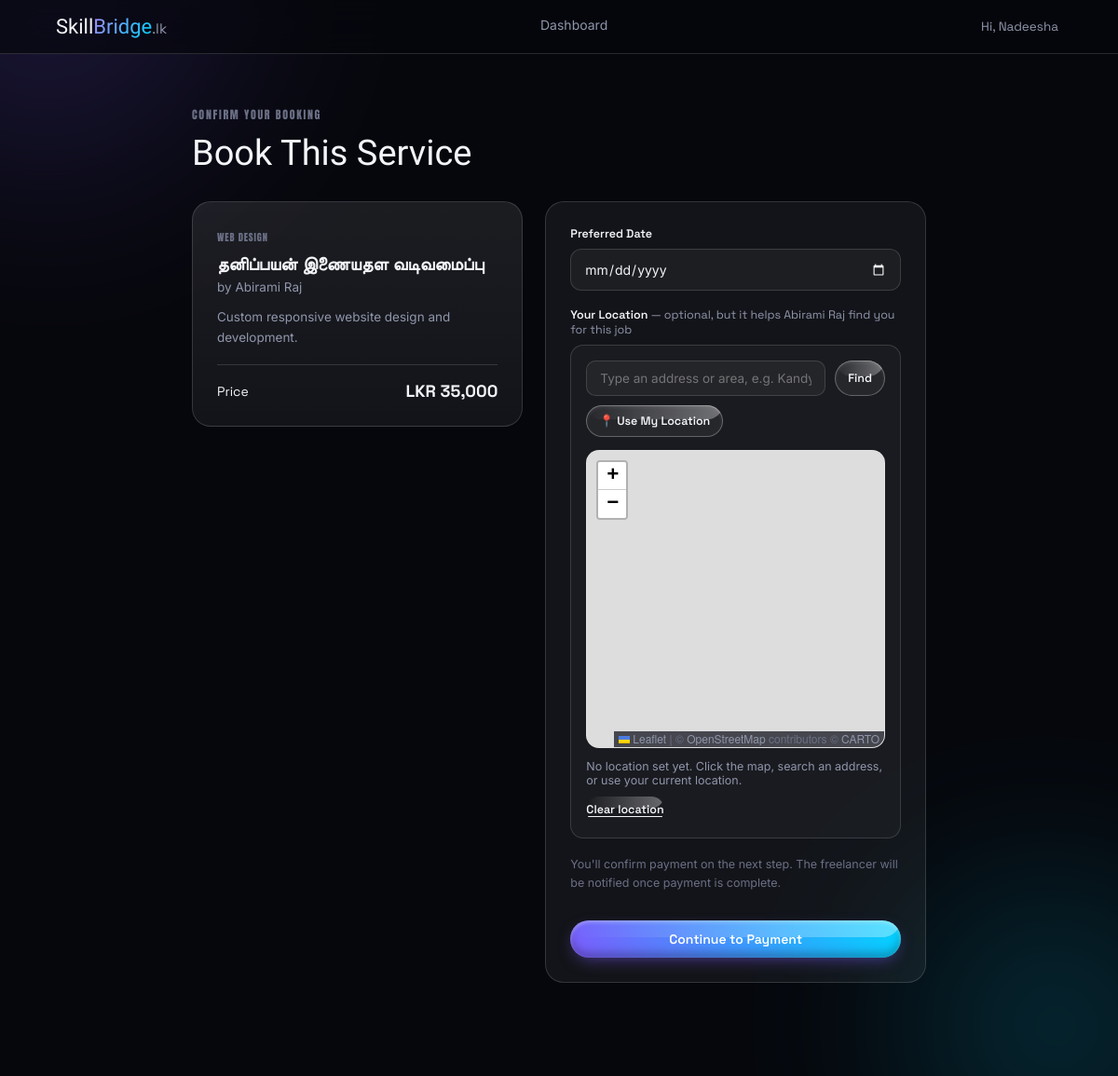
Page /tamil/booking.php?service=3 (signed in) on the committed database.
### tables this page shows
CREATE TABLE `services` (
  `service_id` int(10) UNSIGNED NOT NULL,
  `profile_id` int(10) UNSIGNED NOT NULL,
  `category_id` int(10) UNSIGNED NOT NULL,
  `title` varchar(150) NOT NULL,
  `language` enum('tamil','english','sinhala') NOT NULL DEFAULT 'english',
  `price` decimal(10,2) NOT NULL,
  `description` text DEFAULT NULL,
  `is_active` tinyint(1) NOT NULL DEFAULT 1,
  `created_at` timestamp NOT NULL DEFAULT current_timestamp(),
  `updated_at` timestamp NOT NULL DEFAULT current_timestamp() ON UPDATE current_timestamp()
);

CREATE TABLE `categories` (
  `category_id` int(10) UNSIGNED NOT NULL,
  `category_key` varchar(60) NOT NULL,
  `category_name` varchar(100) NOT NULL
);

CREATE TABLE `users` (
  `user_id` int(10) UNSIGNED NOT NULL,
  `full_name` varchar(120) NOT NULL,
  `email` varchar(150) NOT NULL,
  `password_hash` varchar(255) NOT NULL,
  `role` enum('freelancer','client','admin') NOT NULL,
  `language_pref` enum('tamil','english','sinhala') NOT NULL DEFAULT 'english',
  `phone` varchar(20) DEFAULT NULL,
  `last_seen` timestamp NULL DEFAULT NULL,
  `photo_path` varchar(255) DEFAULT NULL,
  `is_active` tinyint(1) NOT NULL DEFAULT 1,
  `created_at` timestamp NOT NULL DEFAULT current_timestamp(),
  `updated_at` timestamp NOT NULL DEFAULT current_timestamp() ON UPDATE current_timestamp()
);

### tamil/booking.php (the view, shortened to what this page needs)
<?php
require_once __DIR__ . '/session.php';
$dashboardHref = match ($_SESSION['role'] ?? '') {
    'freelancer' => 'dashboard.php',
    'admin'      => 'admin-dashboard.php',
    default      => 'client-dashboard.php',
};
$serviceId = (int) ($_GET['service'] ?? 0);
$service = null;
$dbError = false;
$dbErrorDetail = '';
try {
    $stmt = $pdo->prepare("
        SELECT s.service_id, s.title, s.price, s.description,
               fp.profile_id, u.user_id AS freelancer_user_id, u.full_name AS freelancer_name,
               c.category_name
        FROM services s
        JOIN freelancer_profiles fp ON s.profile_id = fp.profile_id
        JOIN users u                ON fp.user_id = u.user_id
        JOIN categories c           ON s.category_id = c.category_id
        WHERE s.service_id = :service_id AND s.is_active = 1
        LIMIT 1
    ");
    $stmt->execute(['service_id' => $serviceId]);
    $service = $stmt->fetch() ?: null;
} catch (PDOException $e) {
    error_log('SkillBridge booking.php error: ' . $e->getMessage());
    $dbError = true;
    $dbErrorDetail = $e->getMessage();
}
$isOwnService = $service && (int) $service['freelancer_user_id'] === (int) $_SESSION['user_id'];
?>
<!DOCTYPE html>
<html lang="en">
<head>
<link rel="stylesheet" href="assets/css/booking.css">
<link rel="stylesheet" href="assets/css/dashboard.css">
<link rel="stylesheet" href="https://unpkg.com/leaflet@1.9.4/dist/leaflet.css">
</head>
<body>
<div class="scene" aria-hidden="true">
  <div class="orb orb-violet"></div>
  <div class="orb orb-cyan"></div>
</div>
<header class="nav">
  <div class="nav-inner">
    <a href="index(ENG).html" class="brand-mark">Skill<span class="brand-accent">Bridge</span><span class="brand-tld">.lk</span></a>
    <nav class="nav-links">
      <a href="<?php echo $dashboardHref; ?>">Dashboard</a>
    </nav>
    <span class="nav-hello">Hi, <?php echo htmlspecialchars(explode(' ', $_SESSION['full_name'])[0], ENT_QUOTES); ?></span>
  </div>
</header>
<main class="flow-page">
  <?php if ($dbError): ?>
    <div class="empty-state">
      <div class="empty-glyph">!</div>
      <h3>Couldn't load this service</h3>
      <p>Something went wrong reaching the database. Please try again shortly.</p>
      <?php if (isset($_GET['debug'])): ?>
        <p class="debug-detail"><?php echo htmlspecialchars($dbErrorDetail, ENT_QUOTES); ?></p>
      <?php endif; ?>
    </div>
  <?php else: ?>
    <p class="eyebrow">Confirm Your Booking</p>
    <h1 class="flow-title">Book This Service</h1>
    <div class="flow-grid">
      <aside class="summary-card">
        <span class="summary-category"><?php echo htmlspecialchars($service['category_name'], ENT_QUOTES); ?></span>
        <h3><?php echo htmlspecialchars($service['title'], ENT_QUOTES); ?></h3>
        <p class="summary-freelancer">by <?php echo htmlspecialchars($service['freelancer_name'], ENT_QUOTES); ?></p>
        <?php if (!empty($service['description'])): ?>
          <p class="summary-desc"><?php echo htmlspecialchars($service['description'], ENT_QUOTES); ?></p>
        <?php endif; ?>
        <div class="summary-price-row">
          <span>Price</span>
          <span class="summary-price">LKR <?php echo number_format((float) $service['price'], 0); ?></span>
        </div>
      </aside>
      <section class="flow-form">
        <form method="POST" action="booking.php?service=<?php echo (int) $service['service_id']; ?>">
          <div class="field">
            <label for="bookingDate">Preferred Date</label>
            <input type="date" id="bookingDate" name="booking_date" min="<?php echo date('Y-m-d'); ?>" value="<?php echo htmlspecialchars($_POST['booking_date'] ?? '', ENT_QUOTES); ?>" required>
          </div>
          <div class="field">
            <label>Your Location <span class="field-hint">— optional, but it helps <?php echo htmlspecialchars($service['freelancer_name'], ENT_QUOTES); ?> find you for this job</span></label>
            <div class="location-picker">
              <div class="location-search-row">
                <input type="text" id="locationSearchBox" placeholder="Type an address or area, e.g. Kandy, Sri Lanka">
                <button type="button" id="locationSearchBtn" class="btn btn-outline btn-sm">Find</button>
                <button type="button" id="useMyLocationBtn" class="btn btn-outline btn-sm">📍 Use My Location</button>
              </div>
              <div id="locationMap" class="location-map" role="group" aria-label="Click the map to set your location"></div>
              <p id="locationStatus" class="location-status">No location set yet. Click the map, search an address, or use your current location.</p>
              <button type="button" id="clearLocationBtn" class="btn btn-ghost btn-sm">Clear location</button>
            </div>
          </div>
          <p class="flow-note">You'll confirm payment on the next step. The freelancer will be notified once payment is complete.</p>
          <button type="submit" class="btn btn-primary btn-lg btn-block">Continue to Payment</button>
        </form>
      </section>
    </div>
  <?php endif; ?>
</main>
</body>
</html>

### rows in the picture
services: category.category_name "WEB DESIGN", title "தனிப்பயன் இணையதள வடிவமைப்பு", users.full_name "Abirami Raj", description "Custom responsive website design and development.", price "35,000"

### other values in the picture
explode(' ', $_SESSION['full_name'])[0] "Nadeesha"
